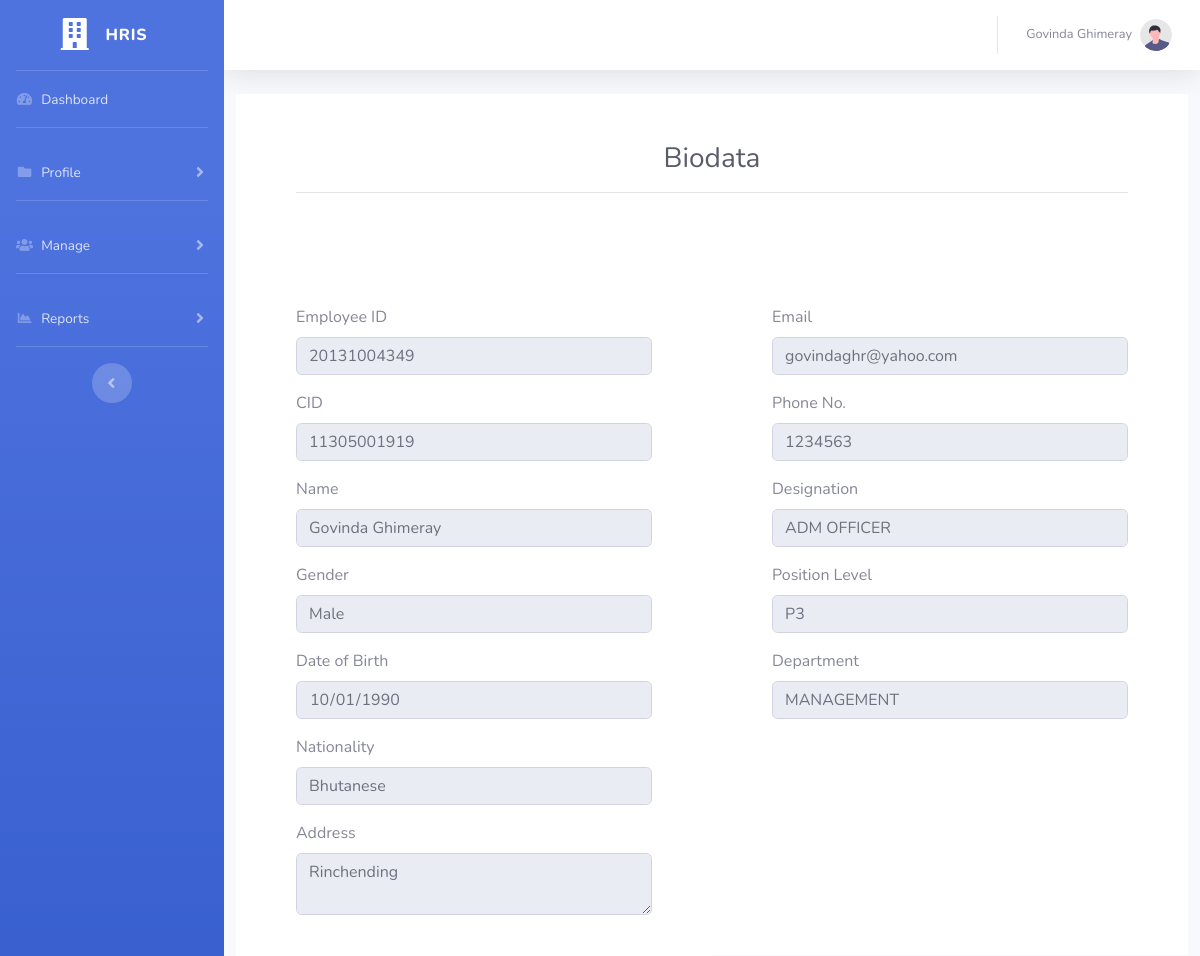
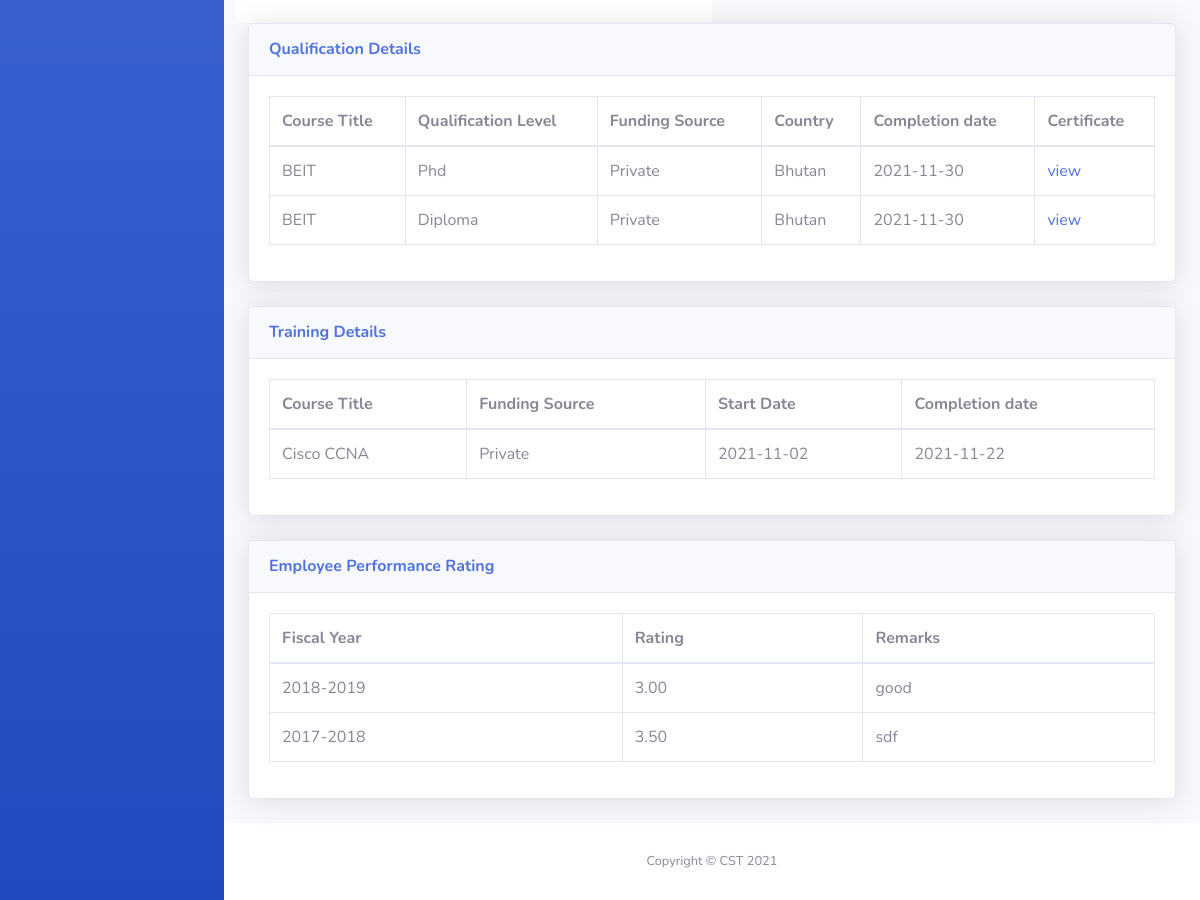
Screenshot of /view_cv.php?id=20131004349 (signed in) with the database file from the repository (2 pictures, top to bottom).
### tables this page shows
CREATE TABLE `employee` (
  `employee_id` bigint(14) NOT NULL,
  `cid` bigint(11) NOT NULL,
  `name` varchar(50) NOT NULL,
  `gender` varchar(10) NOT NULL,
  `dob` date NOT NULL,
  `email` varchar(50) NOT NULL,
  `mobile` int(11) NOT NULL,
  `designation` int(11) NOT NULL,
  `department` int(11) NOT NULL,
  `nationality` varchar(20) NOT NULL,
  `address` varchar(255) NOT NULL,
  `service_status` int(11) NOT NULL,
  `position_level` int(11) NOT NULL
);

CREATE TABLE `designation` (
  `desig_id` int(11) NOT NULL,
  `desig_name` varchar(30) NOT NULL
);

CREATE TABLE `position_level` (
  `pos_id` int(11) NOT NULL,
  `pos_name` varchar(10) NOT NULL
);

CREATE TABLE `department` (
  `dept_id` int(11) NOT NULL,
  `dept_name` varchar(100) NOT NULL
);

CREATE TABLE `qualification` (
  `q_id` int(11) NOT NULL,
  `emp_id` bigint(14) NOT NULL,
  `course_title` varchar(50) NOT NULL,
  `qualification_level` int(11) NOT NULL,
  `funding_source` varchar(100) NOT NULL,
  `country` varchar(30) NOT NULL,
  `college` varchar(50) NOT NULL,
  `certificate` varchar(100) DEFAULT NULL,
  `start_date` date NOT NULL,
  `end_date` date NOT NULL,
  `remarks` varchar(255) DEFAULT NULL,
  `verification_status` int(2) NOT NULL DEFAULT 0
);

CREATE TABLE `qualification_level` (
  `ql_id` int(11) NOT NULL,
  `ql_name` varchar(50) NOT NULL
);

CREATE TABLE `training` (
  `tr_id` int(11) NOT NULL,
  `course_title` varchar(50) NOT NULL,
  `start_date` date NOT NULL,
  `end_date` date NOT NULL,
  `emp_id` bigint(14) NOT NULL,
  `funding_source` varchar(50) NOT NULL,
  `remarks` varchar(255) NOT NULL,
  `verification_status` int(2) NOT NULL DEFAULT 0
);

CREATE TABLE `performance_rating` (
  `pr_id` int(11) NOT NULL,
  `emp_id` bigint(14) DEFAULT NULL,
  `fiscal_yr` varchar(10) DEFAULT NULL,
  `rating` float(3,2) NOT NULL,
  `remarks` varchar(255) NOT NULL
);

### view_cv.php (the view, shortened to what the rows shown need)
<?php
include('./include/header.php');
$employee_id = $_GET['id'];
$qry=mysqli_query($con,"SELECT `employee_id`, `cid`, `name`, `gender`, `dob`, `email`, `mobile`, `designation`, `department`, `nationality`, `address`, `service_status`, `position_level` FROM `employee` WHERE employee_id='".$employee_id."'");
list($employee_id, $cid, $name, $gender, $dob, $email, $mobile, $designation, $department, $nationality, $address, $service_status, $position_level)=mysqli_fetch_row($qry);
?>
                <div class="container-fluid">
                    <div class="row justify-content-center">
                        <div class="col-xl-12 col-md-12  bg-white">
                            <div class="p-5">
                                <div class="text-center">
                                    <h1 class="h3 mb-0 text-gray-800">Biodata</h1>
                                </div>
                            </div>
                        </div>
                        <div class="col-xl-6 col-md-6 bg-white">
                            <div class="p-5">
                                    <div class="form-group">
                                        <label for="emp_id" class="form-label">Employee ID</label>
                                        <input type="Number" name="emp_id" id="emp_id" class="form-control" value="<?=$employee_id; ?>" readonly >
                                    </div>
                                    <div class="form-group">
                                        <label for="cid" class="form-label">CID</label>
                                        <input type="Number" name="cid" id="cid" class="form-control" value="<?=$cid; ?>" readonly >
                                    </div>
                                    <div class="form-group">
                                        <label for="name" class="form-label">Name</label>
                                        <input type="Text" name="name" id="name" class="form-control" value="<?=$name; ?>" readonly >
                                    </div>
                                    <div class="form-group">
                                        <label for="gender" class="form-label">Gender</label>
                                        <input type="Text" name="gender" id="gender" class="form-control" value="<?=$gender; ?>" readonly >
                                    </div>
                                    <div class="form-group">
                                        <label for="dob" class="form-label">Date of Birth</label>
                                        <input type="date" name="dob" id="dob" class="form-control" value="<?=$dob; ?>" readonly>
                                    </div>
                                    <div class="form-group">
                                        <label for="nationality" class="form-label">Nationality</label>
                                        <input type="Text" name="nationality" id="nationality" class="form-control" value="<?=$nationality; ?>" readonly>
                                    </div>
                                    <div class="form-group">
                                        <label for="address" class="form-label">Address</label>
                                        <textarea class="form-control" name="address" id="address" rows="2" readonly><?=$address; ?></textarea>
                                    </div>
                            </div>
                        </div>
                        <div class="col-xl-6 col-md-6 mb-4  bg-white">
                            <div class="p-5">
                                    <div class="form-group">
                                        <label for="email" class="form-label">Email</label>
                                        <input type="email" name="email" id="email" class="form-control" value="<?=$email; ?>" readonly>
                                    </div>
                                    <div class="form-group">
                                        <label for="phone_no" class="form-label">Phone No.</label>
                                        <input type="Text" name="phone_no" id="phone_no" class="form-control" value="<?=$mobile; ?>" readonly>
                                    </div>
                                    <div class="form-group">
                                    <?php
                                            list($desig_name)=mysqli_fetch_row(mysqli_query($con,"SELECT desig_name FROM designation WHERE desig_id = $designation"))
                                            ?>
                                        <label for="designation" class="form-label">Designation</label>
                                        <input type="Text" name="designation" id="designation" class="form-control" value="<?=$desig_name; ?>" readonly>
                                    </div>
                                    <div class="form-group">
                                    <?php
                                            list($pos_name)=mysqli_fetch_row(mysqli_query($con,"SELECT pos_name FROM position_level WHERE pos_id = $position_level"))
                                            ?>
                                        <label for="position" class="form-label">Position Level</label>
                                        <input type="Text" name="position" id="position" class="form-control" value="<?=$pos_name; ?>" readonly>
                                    </div>
                                    <div class="form-group">
                                    <?php
                                            list($dept)=mysqli_fetch_row(mysqli_query($con,"SELECT dept_name FROM department WHERE  dept_id= $department"))
                                            ?>
                                        <label for="department" class="form-label">Department</label>
                                        <input type="Text" name="department" id="department" class="form-control" value="<?=$dept; ?>" readonly>
                                    </div>
                            </div>
                        </div>
                    </div>
                </div>
                <div class="container-fluid">
                    <div class="card shadow mb-4">
                        <div class="card-body">
                            <div class="table-responsive">
                                <table class="table table-bordered" id="" width="100%" cellspacing="0">
                                    <thead>
                                        <tr>
                                            <th>Course Title</th>
                                            <th>Qualification Level</th>
                                            <th>Funding Source</th>
                                            <th>Country</th>
                                            <th>Completion date</th>
                                            <th>Certificate</th>
                                        </tr>
                                    </thead>
                                    <tbody>
                                        <?php
                                        $qli_Qry=mysqli_query($con,"SELECT `q_id`, `emp_id`, `course_title`, `qualification_level`, `funding_source`, `country`, `certificate`, `start_date`, `end_date`, `remarks`, `verification_status` FROM `qualification` WHERE emp_id=".$employee_id);
                                        while(list($q_id, $emp_id, $course_title, $qualification_level, $funding_source, $country, $certificate, $start_date, $end_date, $remarks, $verification_status)=mysqli_fetch_row($qli_Qry)){
                                            list($ql)=mysqli_fetch_row(mysqli_query($con,"SELECT `ql_name` FROM `qualification_level` WHERE ql_id=".$qualification_level));
                                        ?>
                                        <tr>
                                            <td><?=$course_title;?></td>
                                            <td><?=$ql;?></td>
                                            <td><?=$funding_source;?></td>
                                            <td><?=$country;?></td>
                                            <td><?=$end_date;?></td>
                                            <td><a href="<?=$certificate;?>" target="_blank">view</a></td>
                                        </tr>
                                        <?php
                                        }
                                        ?>
                                    </tbody>
                                </table>
                            </div>
                        </div>
                    </div>
                </div>
                <div class="container-fluid">
                    <div class="card shadow mb-4">
                        <div class="card-body">
                            <div class="table-responsive">
                                <table class="table table-bordered" id="" width="100%" cellspacing="0">
                                    <thead>
                                        <tr>
                                            <th>Course Title</th>
                                            <th>Funding Source</th>
                                            <th>Start Date</th>
                                            <th>Completion date</th>
                                        </tr>
                                    </thead>
                                    <tbody>
                                        <?php
                                        $tr_Qry=mysqli_query($con,"SELECT `tr_id`, `course_title`, `start_date`, `end_date`, `emp_id`, `funding_source`, `remarks` FROM `training` WHERE `verification_status`='1' AND `emp_id`=".$employee_id);
                                        while(list($tr_id, $course_title, $start_date, $end_date, $emp_id, $funding_source, $remarks)=mysqli_fetch_row($tr_Qry)){
                                        ?>
                                        <tr>
                                            <td><?=$course_title;?></td>
                                            <td><?=$funding_source;?></td>
                                            <td><?=$start_date;?></td>
                                            <td><?=$end_date;?></td>
                                        </tr>
                                        <?php
                                        }
                                        ?>
                                    </tbody>
                                </table>
                            </div>
                        </div>
                    </div>
                </div>
                <div class="container-fluid">
                    <div class="card shadow mb-4">
                        <div class="card-body">
                            <div class="table-responsive">
                                <table class="table table-bordered" id="" width="100%" cellspacing="0">
                                    <thead>
                                        <tr>
                                            <th>Fiscal Year</th>
                                            <th>Rating</th>
                                            <th>Remarks</th>
                                        </tr>
                                    </thead>
                                    <tbody>
                                        <?php
                                        $tr_Qry=mysqli_query($con,"SELECT `pr_id`, `emp_id`, `fiscal_yr`, `rating`, `remarks` FROM `performance_rating` WHERE `emp_id`='".$employee_id."' ORDER BY `fiscal_yr` DESC");
                                        while(list($pr_id, $emp_id, $fiscal_yr, $rating, $remarks)=mysqli_fetch_row($tr_Qry)){
                                        ?>
                                        <tr>
                                            <td><?=$fiscal_yr;?></td>
                                            <td><?=$rating;?></td>
                                            <td><?=$remarks;?></td>
                                        </tr>
                                        <?php
                                        }
                                        ?>
                                    </tbody>
                                </table>
                            </div>
                        </div>
                    </div>
                </div>
<?php
include('./include/footer.php');
?>

### include/header.php (shortened to what the rows shown need)
<?php
	include('./include/connection.php');
	$emp_id=$_SESSION['emp_id'];
	list($employee_name)=mysqli_fetch_row(mysqli_query($con,"SELECT name FROM employee WHERE employee_id='".$emp_id."'"));
?>
<!DOCTYPE html>
<html lang="en">
<head>
    <link href="vendor/fontawesome-free/css/all.min.css" rel="stylesheet" type="text/css">
    <link href="css/sb-admin-2.min.css" rel="stylesheet">
</head>
<body id="page-top">
    <div id="wrapper">
        <div id="content-wrapper" class="d-flex flex-column">
            <div id="content">
                <nav class="navbar navbar-expand navbar-light bg-white topbar mb-4 static-top shadow">
                    <ul class="navbar-nav ml-auto">
                        <li class="nav-item dropdown no-arrow">
                            <a class="nav-link dropdown-toggle" href="#" id="userDropdown" role="button"
                                data-toggle="dropdown" aria-haspopup="true" aria-expanded="false">
                                <span class="mr-2 d-none d-lg-inline text-gray-600 small"><?php echo $employee_name; ?></span>
                                <img class="img-profile rounded-circle"
                                    src="img/undraw_profile.svg">
                            </a>
                        </li>
                    </ul>
                </nav>

### rows the page displays
employee: name "Govinda Ghimeray", emp_id "20131004349", cid "11305001919", gender "Male", dob "10/01/1990", nationality "Bhutanese", address "Rinchending", email "govindaghr@yahoo.com", phone_no "1234563"
designation: designation "ADM OFFICER"
position_level: position "P3"
department: department "MANAGEMENT"
qualification: course_title "BEIT", qualification_level.ql_name "Phd", funding_source "Private", country "Bhutan", end_date "2021-11-30"
qualification: course_title "BEIT", qualification_level.ql_name "Diploma", funding_source "Private", country "Bhutan", end_date "2021-11-30"
training: course_title "Cisco CCNA", funding_source "Private", start_date "2021-11-02", end_date "2021-11-22"
performance_rating: fiscal_yr "2018-2019", rating "3.00", remarks "good"
performance_rating: fiscal_yr "2017-2018", rating "3.50", remarks "sdf"
